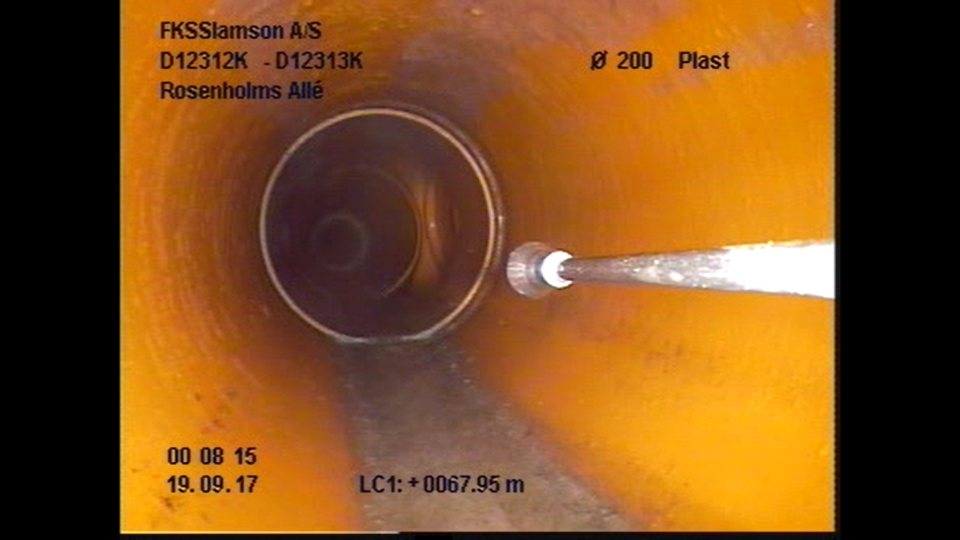
#> input picture materials/GR-type_0_3.jpg, 1920 x 1080 px (shown at 1/2 size)
$ python GR_visual_test.py
#> lines starting #> are read from the running program, lines starting #| are printed output that depends on the picture; after the words box and inside, x2 and y2 are one past the last pixel; in counts of white or black regions, pixels touching at a corner belong together
import cv2 as cv
from pathlib import Path
import numpy as np


def close_image(inputimage, e_kernel, d_kernel):
    e_out = cv.erode(inputimage, e_kernel)
    d_out = cv.dilate(e_out, d_kernel)
    return d_out


def open_image(inputimage, e_kernel, d_kernel):
    d_out = cv.dilate(inputimage, d_kernel)
    e_out = cv.erode(d_out, e_kernel)
    return e_out

def resize_image(image, image_name, procent):
    [height, width] = [image.shape[0],image.shape[1]]
    [height, width] = [procent*height, procent*width]
    cv.namedWindow(image_name, cv.WINDOW_NORMAL)
    cv.resizeWindow(image_name, int(width), int(height))
    cv.imshow(image_name, image)


# read pic
number = 3
picPath = Path.cwd().parent.as_posix()+'/materials/GR-type_0_'+str(number)+'.jpg'
image = cv.imread(picPath)
#> image is the input picture: shape (1080, 1920, 3); mean B, G, R 29.4, 78.4, 126.8
grPic = cv.imread(picPath, 0)
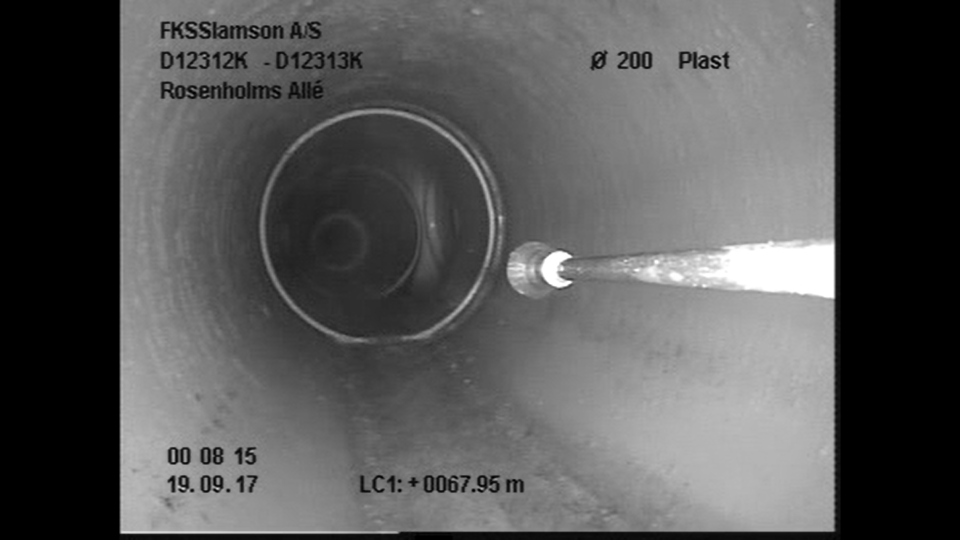
#> grPic: shape (1080, 1920) (shown at 1/2 size); min 0, max 255, mean 86.9

hsvImage = cv.cvtColor(image, cv.COLOR_BGR2HSV)
#> hsvImage: shape (1080, 1920, 3); mean H, S, V 16.2, 139.2, 126.8
blurImage = cv.medianBlur(hsvImage, 51)
#> blurImage: shape (1080, 1920, 3); mean H, S, V 15.1, 139.5, 127.7

upperLimit2 = np.array([60, 222, 255])
lowerLimit2 = np.array([5, 70, 90])

nonMask = cv.inRange(blurImage, lowerLimit2, upperLimit2)
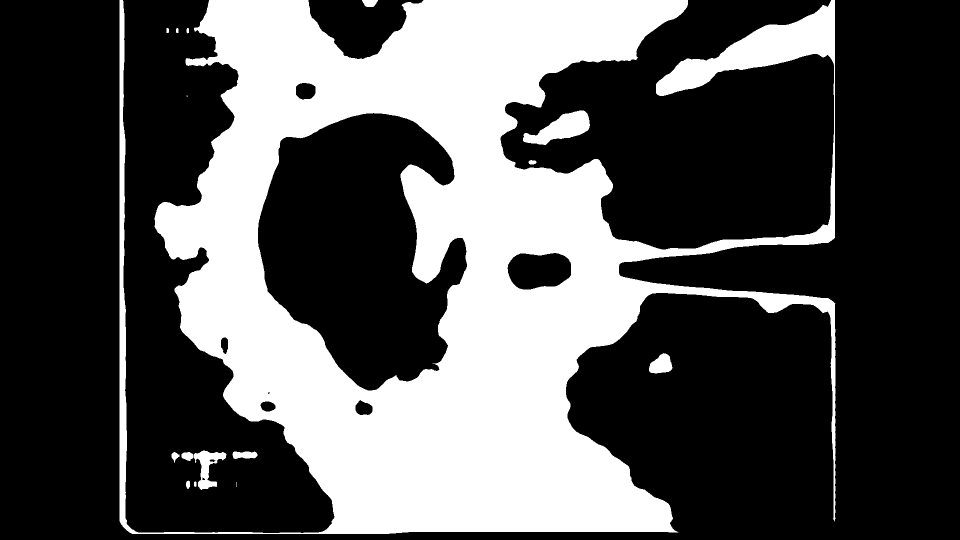
#> nonMask: shape (1080, 1920) (shown at 1/2 size); 33% white; 16 white regions (2 under 20 px), largest, box (x1, y1, x2, y2) and area: (239, 0, 1671, 1068) 675213, (1046, 221, 1180, 290) 4681, (388, 901, 453, 980) 2203

#Find stick
upperLimit2 = np.array([180, 73, 255])
lowerLimit2 = np.array([0, 0, 136])

stickMask = cv.inRange(blurImage, lowerLimit2, upperLimit2)
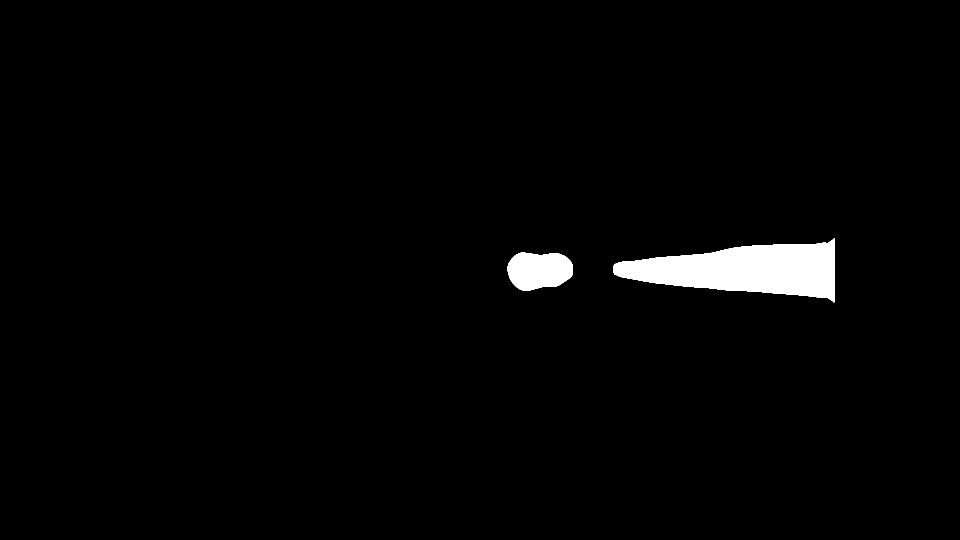
#> stickMask: shape (1080, 1920) (shown at 1/2 size); 2% white; 2 white regions, box (x1, y1, x2, y2) and area: (1227, 476, 1670, 605) 33759, (1015, 505, 1146, 581) 7993

imageBin = stickMask+nonMask

strucElem = cv.getStructuringElement(cv.MORPH_ELLIPSE, (25, 25))

openImage = open_image(imageBin, strucElem, strucElem)
#> in open_image, `d_out = cv.dilate(inputimage, d_kernel)`:
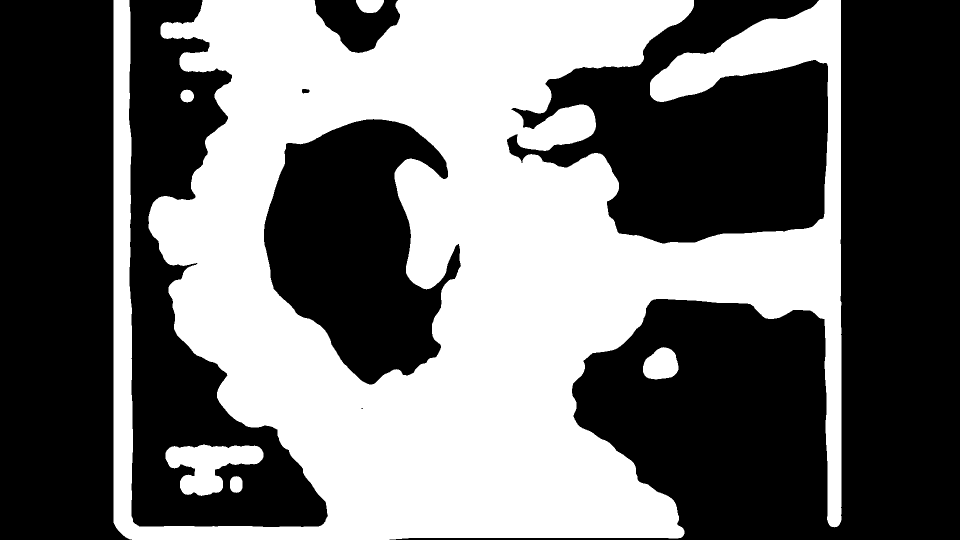
#> d_out: shape (1080, 1920) (shown at 1/2 size); 43.5% white; 6 white regions, box (x1, y1, x2, y2) and area: (227, 0, 1683, 1080) 884716, (331, 889, 527, 992) 11173, (1286, 694, 1357, 759) 3476, (712, 0, 768, 26) 1144, (460, 952, 485, 986) 702, (361, 179, 388, 205) 546
#> in open_image, `e_out = cv.erode(d_out, e_kernel)`:
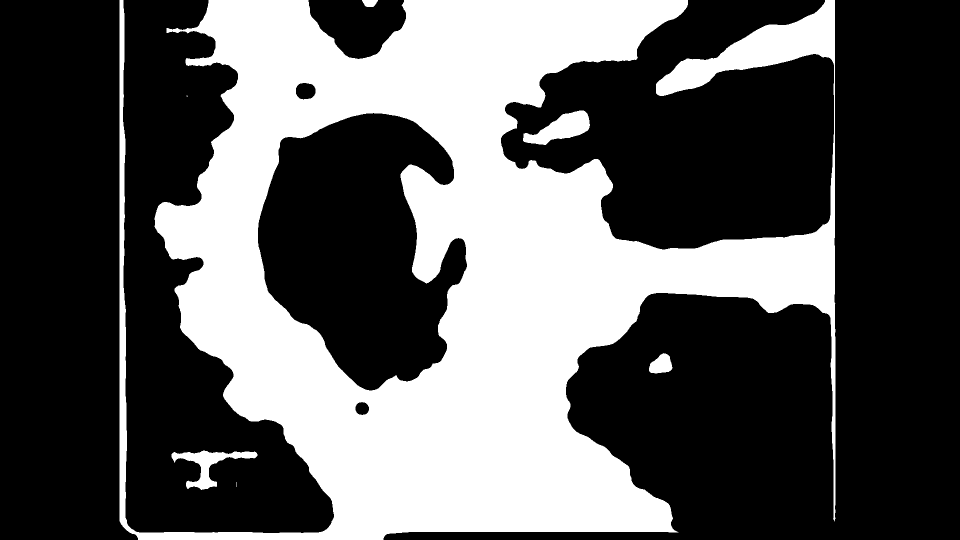
#> e_out: shape (1080, 1920) (shown at 1/2 size); 35.5% white; 7 white regions (2 under 20 px), largest, box (x1, y1, x2, y2) and area: (239, 0, 1671, 1080) 725534, (1046, 221, 1180, 290) 4714, (343, 901, 515, 980) 4148, (1298, 706, 1345, 747) 1333, (724, 0, 756, 14) 345
threshImage = close_image(openImage, strucElem, strucElem)
#> in close_image, `e_out = cv.erode(inputimage, e_kernel)`:
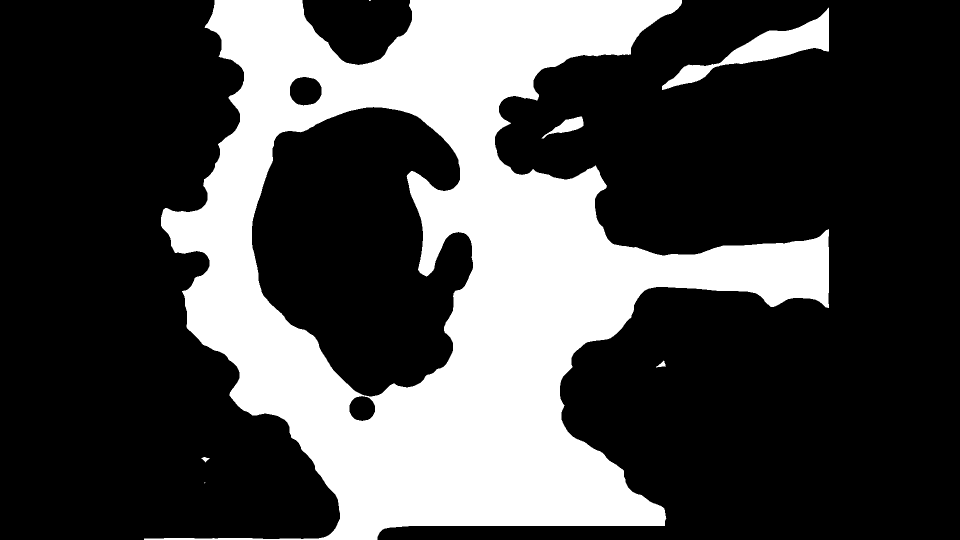
#> e_out: shape (1080, 1920) (shown at 1/2 size); 29.1% white; 7 white regions (2 under 20 px), largest, box (x1, y1, x2, y2) and area: (288, 0, 1658, 1080) 589085, (1324, 15, 1658, 180) 12787, (1083, 233, 1167, 277) 1315, (1312, 721, 1332, 735) 122, (402, 914, 420, 925) 88
#> in close_image, `d_out = cv.dilate(e_out, d_kernel)`:
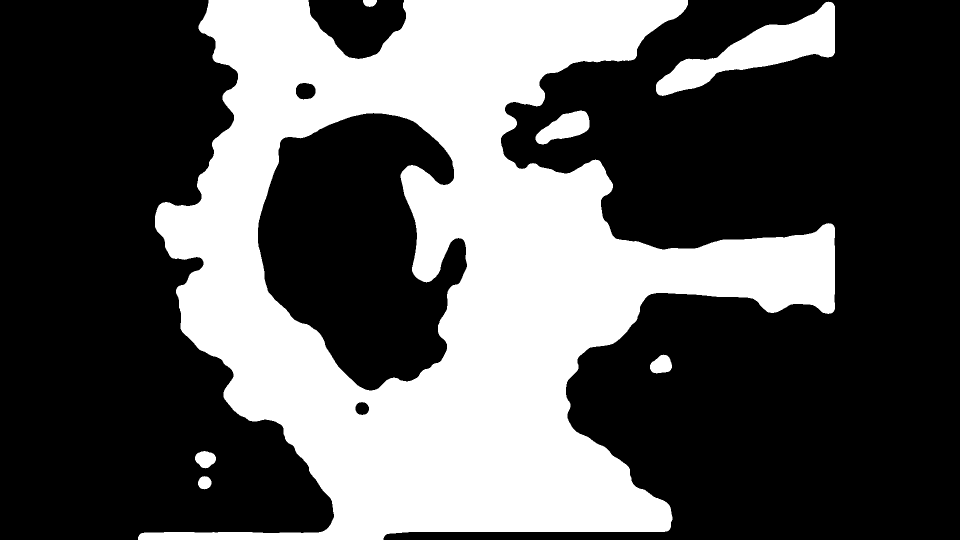
#> d_out: shape (1080, 1920) (shown at 1/2 size); 34.5% white; 7 white regions


# detect the contours on the binary image using cv2.CHAIN_APPROX_NONE
contours, hierarchy = cv.findContours(image=threshImage, mode=cv.RETR_TREE, method=cv.CHAIN_APPROX_NONE)
#> contours = 10 contours; largest, box (x1, y1, x2, y2) and area: (276, 0, 1670, 1080) 836051, (515, 225, 935, 782) 154598, (1312, 3, 1670, 192) 22790, (1071, 221, 1179, 289) 4082, (1300, 709, 1344, 747) 1160

# draw contours on the original image
image_copy = image.copy()
#> (the run stopped early here; a loop or call above may not have finished)

$ run again, with materials/GR-type_0_1.jpg copied over materials/GR-type_0_3.jpg
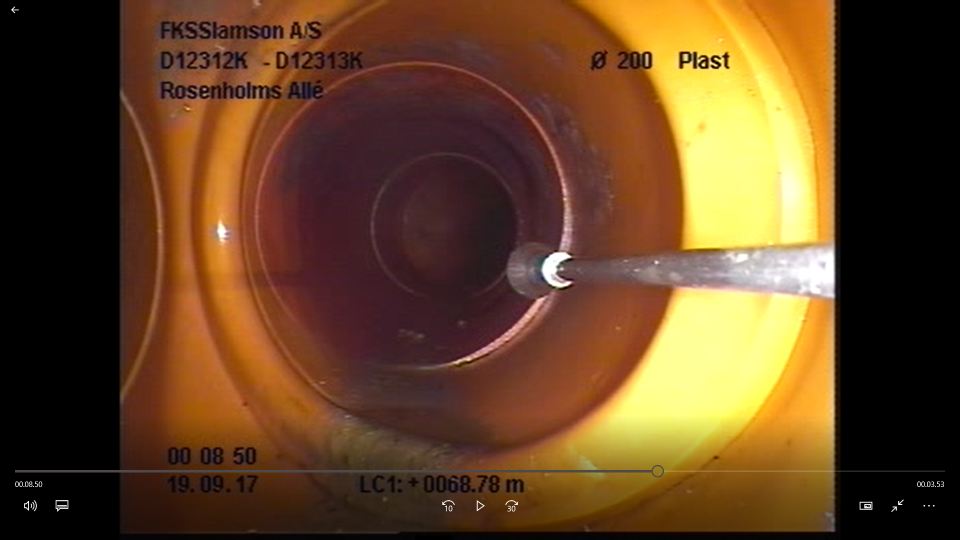
#> input picture materials/GR-type_0_1.jpg, 1920 x 1080 px (shown at 1/2 size)
#> image is the input picture: shape (1080, 1920, 3); mean B, G, R 36.2, 67.7, 99.4
#> hsvImage: shape (1080, 1920, 3); mean H, S, V 32.3, 122.1, 99.5
#> blurImage: shape (1080, 1920, 3); mean H, S, V 31.2, 122.6, 99.5
#> `nonMask = cv.inRange(blurImage, lowerLimit2, upperLimit2)`:
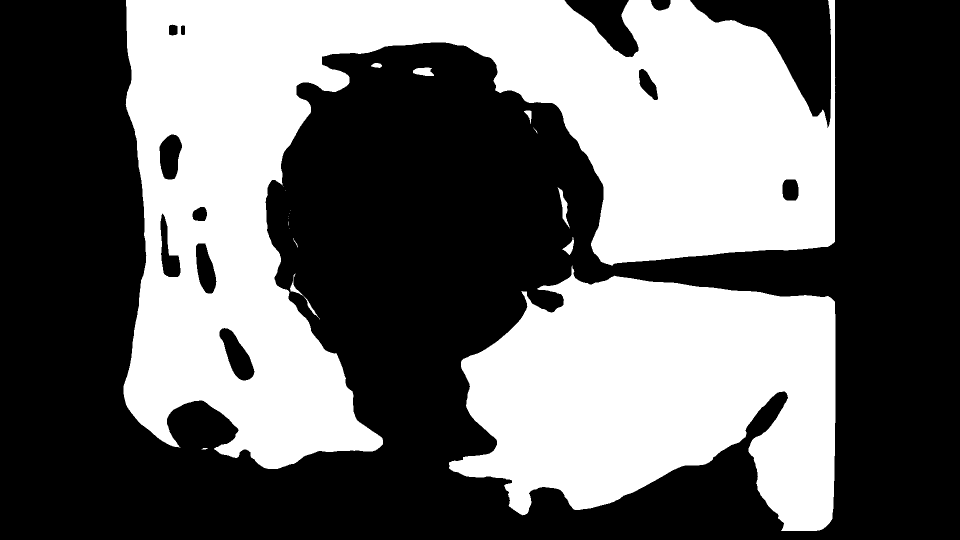
#> nonMask: shape (1080, 1920) (shown at 1/2 size); 41.5% white; 20 white regions (10 under 20 px), largest, box (x1, y1, x2, y2) and area: (247, 0, 1671, 938) 578430, (898, 531, 1671, 1062) 279177, (1115, 374, 1140, 457) 584
#> stickMask: shape (1080, 1920); 1.5% white; 3 white regions, box (x1, y1, x2, y2) and area: (1290, 484, 1670, 602) 28673, (1086, 492, 1128, 564) 1819, (1564, 354, 1599, 408) 1641
#> in close_image, `d_out = cv.dilate(e_out, d_kernel)`:
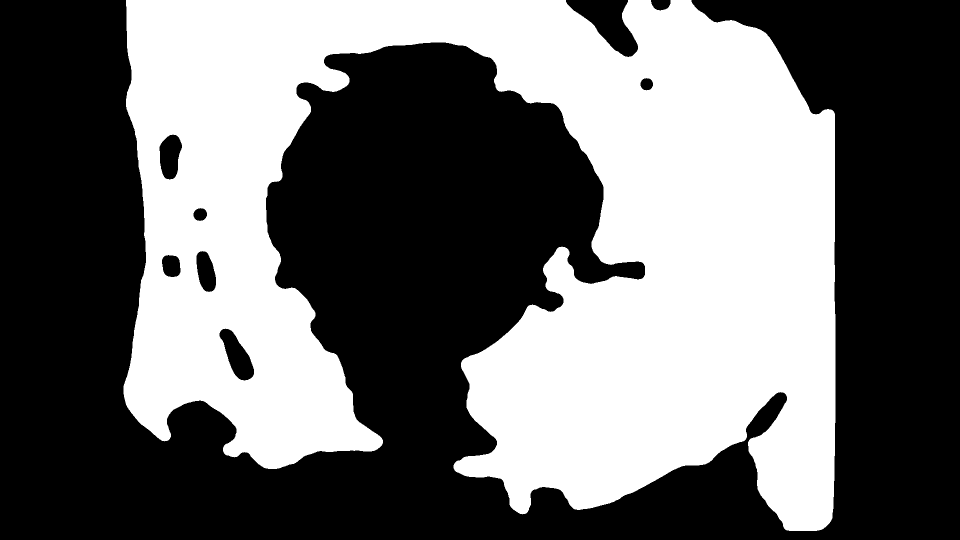
#> d_out: shape (1080, 1920) (shown at 1/2 size); 43.1% white; 1 white region
#> contours = 7 contours; box (x1, y1, x2, y2) and area: (247, 0, 1671, 1062) 900442, (438, 656, 509, 762) 3796, (318, 268, 365, 360) 3089, (392, 501, 433, 585) 2418, (323, 509, 362, 555) 1410, (386, 415, 415, 443) 572, (1280, 155, 1307, 182) 512

$ run again, with materials/GR-type_0_2.jpg copied over materials/GR-type_0_3.jpg
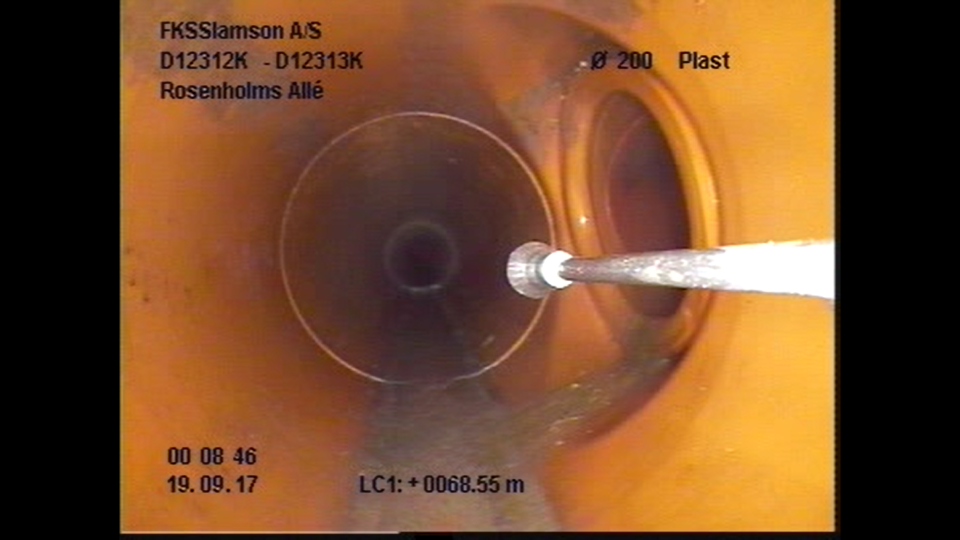
#> input picture materials/GR-type_0_2.jpg, 1920 x 1080 px (shown at 1/2 size)
#> image is the input picture: shape (1080, 1920, 3); mean B, G, R 42.9, 75.6, 117.7
#> hsvImage: shape (1080, 1920, 3); mean H, S, V 16.5, 116.9, 117.7
#> blurImage: shape (1080, 1920, 3); mean H, S, V 15.1, 116.4, 118.6
#> `nonMask = cv.inRange(blurImage, lowerLimit2, upperLimit2)`:
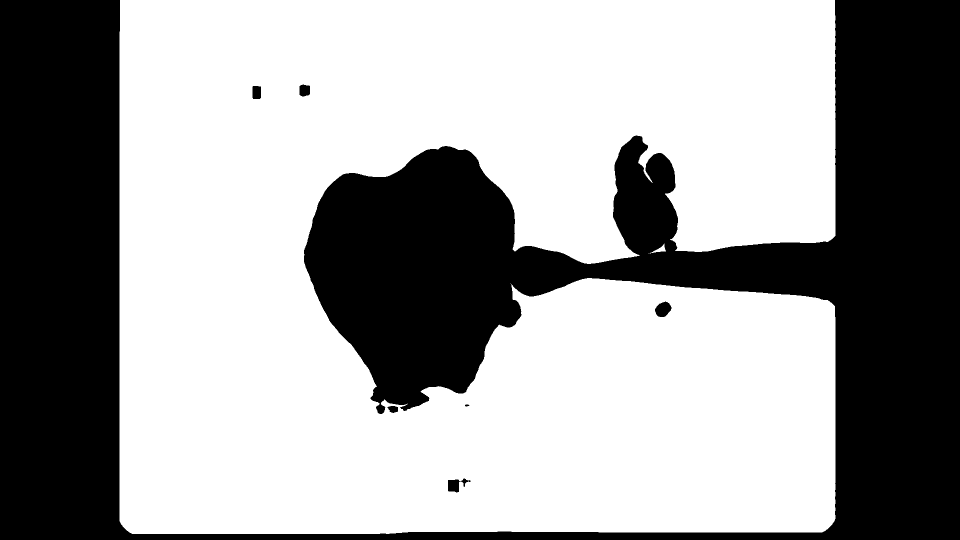
#> nonMask: shape (1080, 1920) (shown at 1/2 size); 62.2% white; 7 black regions, largest, box (x1, y1, x2, y2) and area: (0, 0, 1920, 1080) 780739, (1310, 603, 1343, 634) 724, (896, 957, 942, 985) 644
#> stickMask: shape (1080, 1920); 2.4% white; 1 white region, box (x1, y1, x2, y2) and area: (1016, 474, 1670, 611) 50632
#> in close_image, `e_out = cv.erode(inputimage, e_kernel)`:
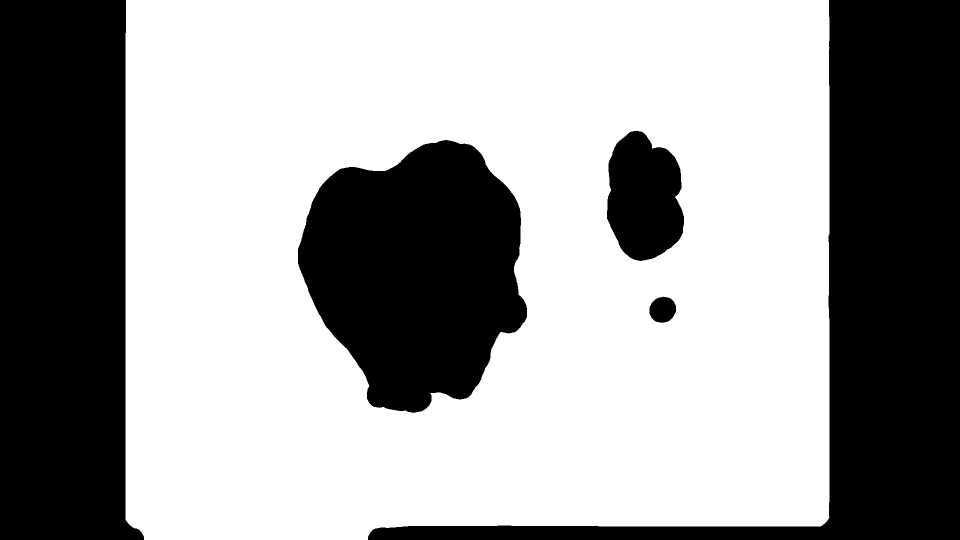
#> e_out: shape (1080, 1920) (shown at 1/2 size); 61.8% white; 5 black regions, box (x1, y1, x2, y2) and area: (736, 0, 1920, 1080) 307430, (0, 0, 288, 1080) 272039, (596, 280, 1054, 826) 178806, (1214, 261, 1368, 522) 30905, (1299, 593, 1352, 646) 2166
#> contours = 4 contours; box (x1, y1, x2, y2) and area: (239, 0, 1671, 1080) 1528641, (607, 291, 1043, 815) 159873, (1225, 272, 1357, 511) 23282, (1310, 604, 1341, 635) 672

$ run again, with materials/GR-type_0_4.jpg copied over materials/GR-type_0_3.jpg
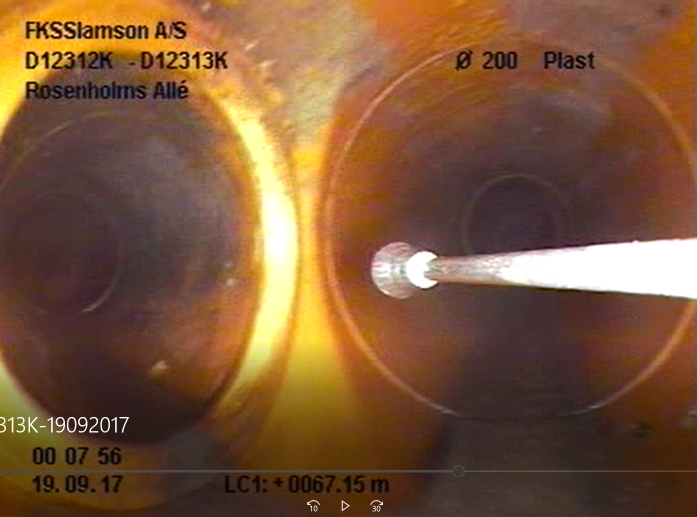
#> input picture materials/GR-type_0_4.jpg, 1393 x 1033 px (shown at 1/2 size)
#> image is the input picture: shape (1033, 1393, 3); mean B, G, R 57.1, 86.3, 123.7
#> hsvImage: shape (1033, 1393, 3); mean H, S, V 26.7, 134.8, 123.8
#> blurImage: shape (1033, 1393, 3); mean H, S, V 22.4, 135.1, 124.6
#> nonMask: shape (1033, 1393); 52.2% white; 13 black regions (1 under 20 px), largest, box (x1, y1, x2, y2) and area: (0, 239, 1393, 1033) 652246, (527, 381, 589, 566) 8664, (75, 0, 272, 78) 7865
#> stickMask: shape (1033, 1393); 4.2% white; 2 white regions, box (x1, y1, x2, y2) and area: (745, 476, 1393, 599) 51497, (527, 371, 590, 581) 9627
#> in close_image, `d_out = cv.dilate(e_out, d_kernel)`:
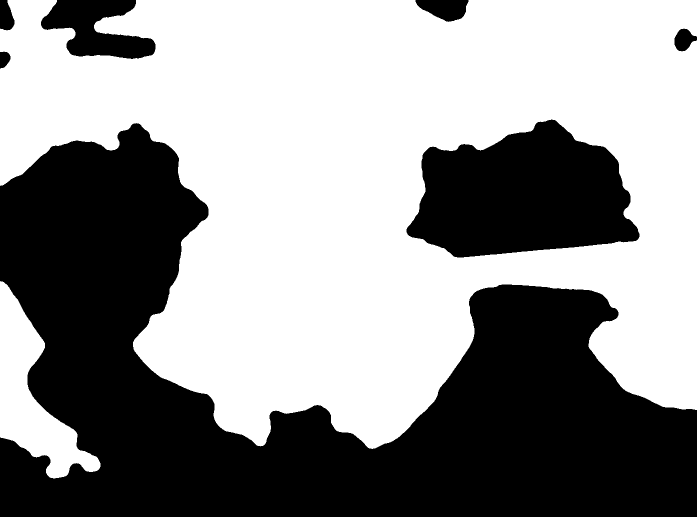
#> d_out: shape (1033, 1393) (shown at 1/2 size); 56.9% white; 7 black regions
#> contours = 3 contours; box (x1, y1, x2, y2) and area: (0, 0, 1393, 898) 875476, (812, 238, 1280, 516) 90513, (0, 562, 201, 957) 29636
